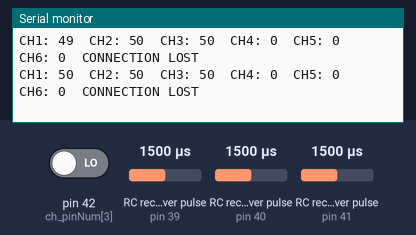
A sketch run on a simulated Arduino Mega 2560, built with avr-gcc and run on an emulated ATmega2560. On the bench: the last lines printed to the serial monitor. Wiring (inferred from the names in the program): 3 × RC receiver channel: data pin 39 / data pin 40 / data pin 41. The inputs (shaded band) are chosen by the test bench; at power-on: RC receiver pulse (sensors on pin 39, pin 40, pin 41) 1500 µs, pin 42 (ch_pinNum[3]) LOW.

Above: at 1.2 s.
1.3 s: RC receiver pulse (sensor on pin 39) set to 1250 µs
At 1.31 s:
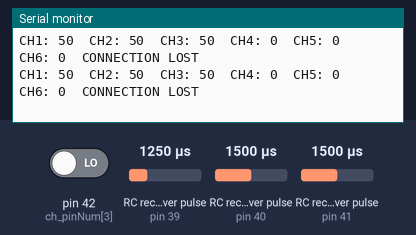
4.3 s: RC receiver pulse (sensor on pin 40) set to 1250 µs
At 4.31 s:
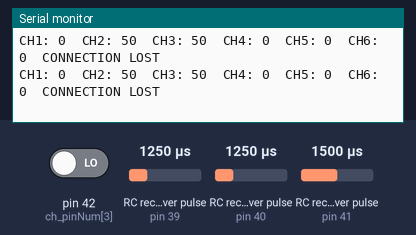
7.3 s: RC receiver pulse (sensor on pin 41) set to 1020 µs
At 7.41 s:
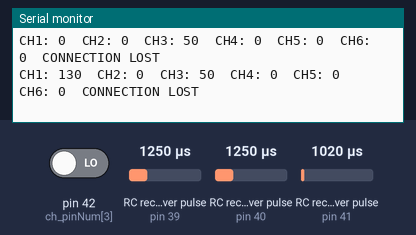
10.3 s: RC receiver pulse (sensor on pin 39) set to 1020 µs
At 10.33 s:
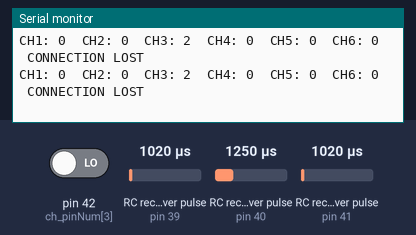
13.3 s: RC receiver pulse (sensor on pin 39) set to 1750 µs
At 13.34 s:
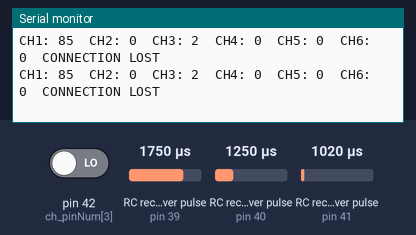
16.3 s: RC receiver pulse (sensor on pin 40) set to 1020 µs
At 16.33 s:
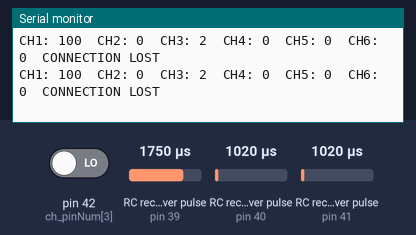
Timing chart, 0 to 19.3 s (numbered marks = the images above; inputs shaded):
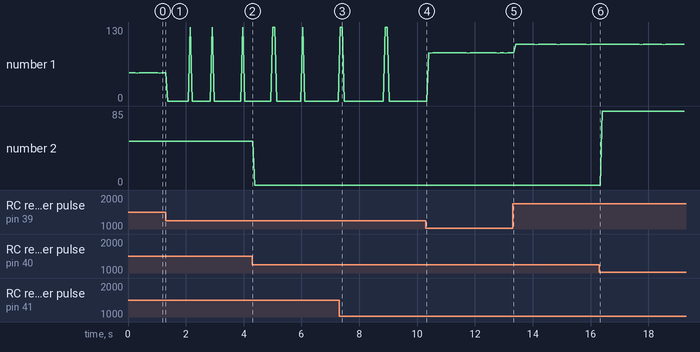

The sketch:

rc_siganl_receiver.ino
```cpp
#define num_of_channel 6

bool is_connected = false;
bool serialDebug = true;

const unsigned short connnection_timeout = 940; // in us

char ch_pinNum[num_of_channel] = {39, 40, 41, 42, 43, 44};
unsigned short ch_high_time[num_of_channel] = {0, 0, 0, 0, 0, 0};
unsigned short ch_max[num_of_channel] = {1750, 1750, 2000, 1750, 2000, 2000};
unsigned short ch_min[num_of_channel] = {1250, 1250, 1000, 1250, 1000, 1000};
int ch_value[num_of_channel] = {0, 0, 0, 0, 0, 0};


void setup() {
  Serial.begin(9600);
  for (int ch = 0; ch < num_of_channel; ch++) {
    pinMode(ch_pinNum[ch], INPUT);
  }
}

void loop() {
  readPwm();
  print_debug();
}

bool readPwm() {
  for (int ch = 0; ch < 6; ch++) {
    ch_high_time[ch] = pulseIn(ch_pinNum[ch], HIGH, 14000); // read pwm pulse(high signal)

    if (ch_high_time[ch] < connnection_timeout) {
      is_connected = false;
      return false; // check connection of RC transmitter
    }
    ch_value[ch] = (ch_high_time[ch] - ch_min[ch]) * 100 / (ch_max[ch] - ch_min[ch]); //scale pwm sinal (0~100)

    if (ch_value[ch] < 0) ch_value[ch] = 0; // ignore negative values

  }
  return true;
}

void print_debug() {
   is_connected = readPwm();

  if (serialDebug == true) {
    Serial.print("CH1: ");
    Serial.print(ch_value[0]);
    Serial.print("  CH2: ");
    Serial.print(ch_value[1]);
    Serial.print("  CH3: ");
    Serial.print(ch_value[2]);
    Serial.print("  CH4: ");
    Serial.print(ch_value[3]);
    Serial.print("  CH5: ");
    Serial.print(ch_value[4]);
    Serial.print("  CH6: ");
    Serial.print(ch_value[5]);
    Serial.println((is_connected == true) ? "  CONNECTED" : "  CONNECTION LOST");
  }
}

int8_t getValue(const uint8_t &ch) {
  return ch_value[ch];
}
```

Measured:
- plotted number 1: 0 → 85 after the input at 10.3 s, 85 → 100 after the input at 13.3 s
